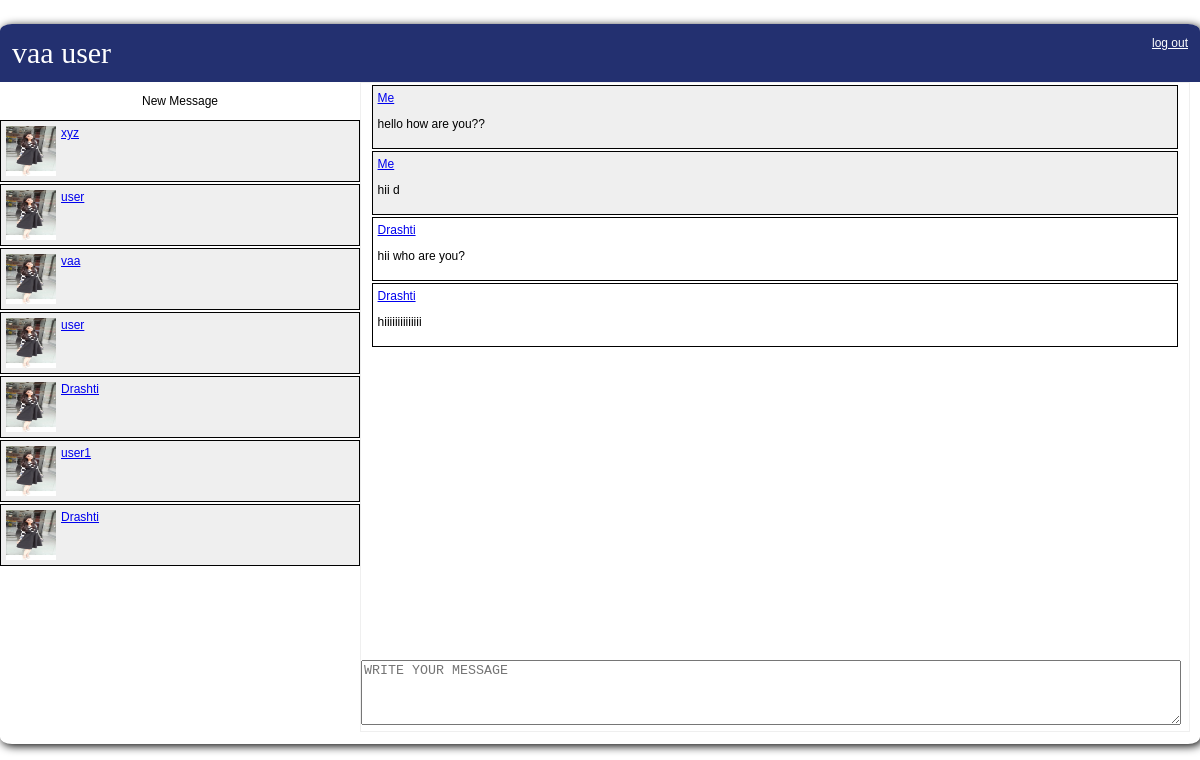
The page /index.php?user=Drashti (signed in) on the database its author committed.
### tables this page shows
CREATE TABLE `message` (
  `id` int(11) NOT NULL,
  `sender_name` varchar(33) NOT NULL,
  `reciver_name` varchar(33) NOT NULL,
  `message_text` text NOT NULL,
  `datetime` datetime NOT NULL
);

### sub_files/right-col.php (the view, shortened to what this page needs)
<div id="right-col-container">
	<div id="message-container">
		<?php
		$no_message=false;
		if($no_message == false){
		$q='SELECT *FROM `message` WHERE
		`sender_name`="'.$_SESSION['username'].'" AND `reciver_name`="'.$_GET['user'].'"
		OR
		`sender_name`="'.$_GET['user'].'" AND `reciver_name`="'.$_SESSION['username'].'"';
				 	$r=mysqli_query($con,$q);
		 	if($r)
		 	{
		 		while ($row=mysqli_fetch_assoc($r))
				 {
				 	$sender_name=$row['sender_name'];
				 	$message=$row['message_text'];
				 	if($sender_name == $_SESSION['username'])
				 	{
				 		?>
				 		<div class="grey-message">
						<a href="#">Me</a>
						<p><?php echo $message; ?></p>
						</div>
						<?php
					}else{ ?>
						<div class="white-message">
						<a href="#"><?php echo $sender_name; ?></a>
						<p><?php echo $message; ?></p>
						</div>
						<?php
					}
				 	}
			}else
			{
				echo $q;
			}
		}
		?>
	</div>
	<form method="post" id="message-form">
	<textarea placeholder="WRITE YOUR MESSAGE" id="message_text" class="textarea"></textarea>
	</form>
</div>

### index.php (shortened to what this page needs)
<?php
 if(isset($_SESSION['username']))
 {
 	?>
<html>
<body>
		<?php require_once("sub_files/new-message.php");?>
		<div id="container">
			<div id="menu">
				<?php
				echo $_SESSION['username'];
				echo '<a style="float: right;color: white;" href="logout.php">log out</a>';
?>
			</div>
<div id="left-col">
<?php
require_once("sub_files/left-col.php");
?>
</div>
<div id="right-col">
<?php
require_once("sub_files/right-col.php");
?>
</div>
</div>
</body>
</html>
 	<?php
}
else
{
	header("location:login.php");
}
?>

### sub_files/left-col.php
<div id="left-col-container">
	<div style="cursor: pointer;" onclick="document.getElementById('new-message').style.display='block'" class="white-back">
		<p align="center">New Message</p>
	</div>
	<?php
$q='SELECT DISTINCT `reciver_name`,`sender_name`FROM `message` WHERE `sender_name`="'.$_SESSION['username'].'" OR `reciver_name`="'.$_SESSION['username'].'" ORDER BY `datetime` DESC';
	$r=mysqli_query($con,$q);
	if($r)
	{
		if(mysqli_num_rows($r)>0)
			{
				$counter =0;
				$added_user = array();
				while ($row=mysqli_fetch_assoc($r))
				 {
				 	$sender_name=$row['sender_name'];
				 	$reciver_name=$row['reciver_name'];
				 	if($_SESSION['username']==$sender_name)
				 	{
				 		if(in_array($reciver_name,$added_user))
				 		{
				 	}
				 	else
				 	{
				 	?>
				 	<div class="grey-back">
					<img src="images/profile.jpg" class="images" />
					<?php echo '<a href="?user='.$reciver_name.'">'.$reciver_name.'</a>'; ?></div>
				 	<?php
				 	$added_user =array($counter => $reciver_name);
				 	$counter++;
				 	}
				 }elseif($_SESSION['username']==$reciver_name){
				 		if(in_array($sender_name,$added_user)){
				 	}else
				 {
				 	?>
				 	<div class="grey-back">
		<img src="images/profile.jpg" class="images" />
					<?php echo'<a href="?user='.$sender_name.'">'.$sender_name.'</a>'; ?></div>
				 	<?php
				 	$added_user =array($counter => $sender_name);
				 	$counter++;
				 }
			}
		}
	}
		else
		{
			echo 'no user';
		}
	}
	else
	{
		echo $q;
	}
?>
</div>

### rows shown on the page
message: message_text "hello how are you??"
message: message_text "hii d"
message: sender_name "Drashti", message_text "hii who are you?"
message: sender_name "Drashti", message_text "hiiiiiiiiiiiiii"

### other values the page prints
$_SESSION['username'] "vaa user"
$reciver_name "xyz"
$sender_name "user"
$reciver_name "vaa"
$reciver_name "user"
$sender_name "Drashti"
$reciver_name "user1"
$reciver_name "Drashti"
